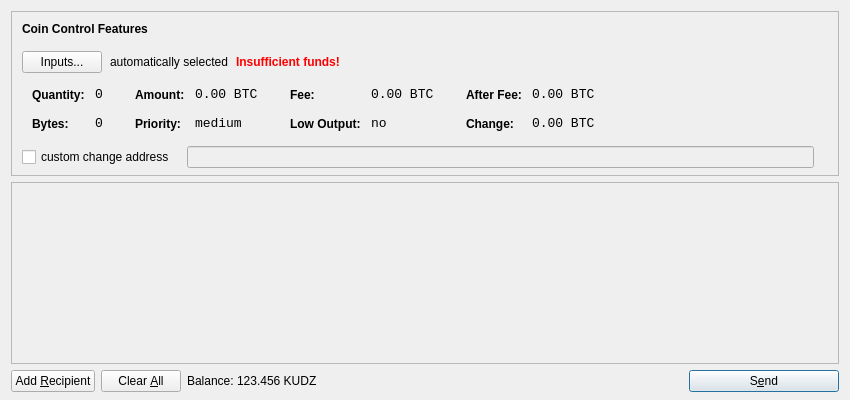
<?xml version="1.0" encoding="UTF-8"?>
<ui version="4.0">
 <class>SendCoinsDialog</class>
 <widget class="QDialog" name="SendCoinsDialog">
  <property name="geometry">
   <rect>
    <x>0</x>
    <y>0</y>
    <width>850</width>
    <height>400</height>
   </rect>
  </property>
  <property name="windowTitle">
   <string>Send Coins</string>
  </property>
  <layout class="QVBoxLayout" name="verticalLayout" stretch="0,1,0">
   <property name="bottomMargin">
    <number>8</number>
   </property>
   <item>
    <widget class="QFrame" name="frameCoinControl">
     <property name="sizePolicy">
      <sizepolicy hsizetype="Expanding" vsizetype="Expanding">
       <horstretch>0</horstretch>
       <verstretch>0</verstretch>
      </sizepolicy>
     </property>
     <property name="maximumSize">
      <size>
       <width>16777215</width>
       <height>16777215</height>
      </size>
     </property>
     <property name="frameShape">
      <enum>QFrame::StyledPanel</enum>
     </property>
     <property name="frameShadow">
      <enum>QFrame::Sunken</enum>
     </property>
     <layout class="QVBoxLayout" name="verticalLayoutCoinControl2">
      <property name="spacing">
       <number>-1</number>
      </property>
      <property name="leftMargin">
       <number>0</number>
      </property>
      <property name="topMargin">
       <number>0</number>
      </property>
      <property name="rightMargin">
       <number>0</number>
      </property>
      <property name="bottomMargin">
       <number>6</number>
      </property>
      <item>
       <layout class="QVBoxLayout" name="verticalLayoutCoinControl" stretch="0,0,0,0,1">
        <property name="spacing">
         <number>0</number>
        </property>
        <property name="leftMargin">
         <number>10</number>
        </property>
        <property name="topMargin">
         <number>10</number>
        </property>
        <item>
         <layout class="QHBoxLayout" name="horizontalLayoutCoinControl1">
          <property name="bottomMargin">
           <number>15</number>
          </property>
          <item>
           <widget class="QLabel" name="labelCoinControlFeatures">
            <property name="sizePolicy">
             <sizepolicy hsizetype="Preferred" vsizetype="Maximum">
              <horstretch>0</horstretch>
              <verstretch>0</verstretch>
             </sizepolicy>
            </property>
            <property name="font">
             <font>
              <weight>75</weight>
              <bold>true</bold>
             </font>
            </property>
            <property name="styleSheet">
             <string notr="true">font-weight:bold;</string>
            </property>
            <property name="text">
             <string>Coin Control Features</string>
            </property>
           </widget>
          </item>
         </layout>
        </item>
        <item>
         <layout class="QHBoxLayout" name="horizontalLayoutCoinControl2" stretch="0,0,0,0">
          <property name="spacing">
           <number>8</number>
          </property>
          <property name="bottomMargin">
           <number>10</number>
          </property>
          <item>
           <widget class="QPushButton" name="pushButtonCoinControl">
            <property name="styleSheet">
             <string notr="true"/>
            </property>
            <property name="text">
             <string>Inputs...</string>
            </property>
           </widget>
          </item>
          <item>
           <widget class="QLabel" name="labelCoinControlAutomaticallySelected">
            <property name="text">
             <string>automatically selected</string>
            </property>
            <property name="margin">
             <number>5</number>
            </property>
           </widget>
          </item>
          <item>
           <widget class="QLabel" name="labelCoinControlInsuffFunds">
            <property name="font">
             <font>
              <weight>75</weight>
              <bold>true</bold>
             </font>
            </property>
            <property name="styleSheet">
             <string notr="true">color:red;font-weight:bold;</string>
            </property>
            <property name="text">
             <string>Insufficient funds!</string>
            </property>
            <property name="margin">
             <number>5</number>
            </property>
           </widget>
          </item>
          <item>
           <spacer name="horizontalSpacerCoinControl">
            <property name="orientation">
             <enum>Qt::Horizontal</enum>
            </property>
            <property name="sizeHint" stdset="0">
             <size>
              <width>40</width>
              <height>1</height>
             </size>
            </property>
           </spacer>
          </item>
         </layout>
        </item>
        <item>
         <widget class="QWidget" name="widgetCoinControl" native="true">
          <property name="sizePolicy">
           <sizepolicy hsizetype="Preferred" vsizetype="Preferred">
            <horstretch>0</horstretch>
            <verstretch>0</verstretch>
           </sizepolicy>
          </property>
          <property name="minimumSize">
           <size>
            <width>0</width>
            <height>0</height>
           </size>
          </property>
          <property name="styleSheet">
           <string notr="true"/>
          </property>
          <layout class="QHBoxLayout" name="horizontalLayoutCoinControl5">
           <property name="margin">
            <number>0</number>
           </property>
           <item>
            <layout class="QHBoxLayout" name="horizontalLayoutCoinControl3" stretch="0,0,0,1">
             <property name="spacing">
              <number>20</number>
             </property>
             <property name="topMargin">
              <number>0</number>
             </property>
             <property name="bottomMargin">
              <number>10</number>
             </property>
             <item>
              <layout class="QFormLayout" name="formLayoutCoinControl1">
               <property name="horizontalSpacing">
                <number>10</number>
               </property>
               <property name="verticalSpacing">
                <number>14</number>
               </property>
               <property name="leftMargin">
                <number>10</number>
               </property>
               <property name="topMargin">
                <number>4</number>
               </property>
               <property name="rightMargin">
                <number>6</number>
               </property>
               <item row="0" column="0">
                <widget class="QLabel" name="labelCoinControlQuantityText">
                 <property name="styleSheet">
                  <string notr="true">font-weight:bold;</string>
                 </property>
                 <property name="text">
                  <string>Quantity:</string>
                 </property>
                 <property name="margin">
                  <number>0</number>
                 </property>
                </widget>
               </item>
               <item row="0" column="1">
                <widget class="QLabel" name="labelCoinControlQuantity">
                 <property name="font">
                  <font>
                   <family>Monospace</family>
                   <pointsize>10</pointsize>
                  </font>
                 </property>
                 <property name="cursor">
                  <cursorShape>IBeamCursor</cursorShape>
                 </property>
                 <property name="contextMenuPolicy">
                  <enum>Qt::ActionsContextMenu</enum>
                 </property>
                 <property name="text">
                  <string notr="true">0</string>
                 </property>
                 <property name="margin">
                  <number>0</number>
                 </property>
                 <property name="textInteractionFlags">
                  <set>Qt::LinksAccessibleByMouse|Qt::TextSelectableByKeyboard|Qt::TextSelectableByMouse</set>
                 </property>
                </widget>
               </item>
               <item row="1" column="0">
                <widget class="QLabel" name="labelCoinControlBytesText">
                 <property name="styleSheet">
                  <string notr="true">font-weight:bold;</string>
                 </property>
                 <property name="text">
                  <string>Bytes:</string>
                 </property>
                </widget>
               </item>
               <item row="1" column="1">
                <widget class="QLabel" name="labelCoinControlBytes">
                 <property name="font">
                  <font>
                   <family>Monospace</family>
                   <pointsize>10</pointsize>
                  </font>
                 </property>
                 <property name="cursor">
                  <cursorShape>IBeamCursor</cursorShape>
                 </property>
                 <property name="contextMenuPolicy">
                  <enum>Qt::ActionsContextMenu</enum>
                 </property>
                 <property name="text">
                  <string notr="true">0</string>
                 </property>
                 <property name="textInteractionFlags">
                  <set>Qt::LinksAccessibleByMouse|Qt::TextSelectableByKeyboard|Qt::TextSelectableByMouse</set>
                 </property>
                </widget>
               </item>
              </layout>
             </item>
             <item>
              <layout class="QFormLayout" name="formLayoutCoinControl2">
               <property name="horizontalSpacing">
                <number>10</number>
               </property>
               <property name="verticalSpacing">
                <number>14</number>
               </property>
               <property name="leftMargin">
                <number>6</number>
               </property>
               <property name="topMargin">
                <number>4</number>
               </property>
               <property name="rightMargin">
                <number>6</number>
               </property>
               <item row="0" column="0">
                <widget class="QLabel" name="labelCoinControlAmountText">
                 <property name="styleSheet">
                  <string notr="true">font-weight:bold;</string>
                 </property>
                 <property name="text">
                  <string>Amount:</string>
                 </property>
                 <property name="margin">
                  <number>0</number>
                 </property>
                </widget>
               </item>
               <item row="0" column="1">
                <widget class="QLabel" name="labelCoinControlAmount">
                 <property name="font">
                  <font>
                   <family>Monospace</family>
                   <pointsize>10</pointsize>
                  </font>
                 </property>
                 <property name="cursor">
                  <cursorShape>IBeamCursor</cursorShape>
                 </property>
                 <property name="contextMenuPolicy">
                  <enum>Qt::ActionsContextMenu</enum>
                 </property>
                 <property name="text">
                  <string notr="true">0.00 BTC</string>
                 </property>
                 <property name="textInteractionFlags">
                  <set>Qt::LinksAccessibleByMouse|Qt::TextSelectableByKeyboard|Qt::TextSelectableByMouse</set>
                 </property>
                </widget>
               </item>
               <item row="1" column="0">
                <widget class="QLabel" name="labelCoinControlPriorityText">
                 <property name="styleSheet">
                  <string notr="true">font-weight:bold;</string>
                 </property>
                 <property name="text">
                  <string>Priority:</string>
                 </property>
                </widget>
               </item>
               <item row="1" column="1">
                <widget class="QLabel" name="labelCoinControlPriority">
                 <property name="font">
                  <font>
                   <family>Monospace</family>
                   <pointsize>10</pointsize>
                  </font>
                 </property>
                 <property name="cursor">
                  <cursorShape>IBeamCursor</cursorShape>
                 </property>
                 <property name="contextMenuPolicy">
                  <enum>Qt::ActionsContextMenu</enum>
                 </property>
                 <property name="text">
                  <string>medium</string>
                 </property>
                 <property name="textInteractionFlags">
                  <set>Qt::LinksAccessibleByMouse|Qt::TextSelectableByKeyboard|Qt::TextSelectableByMouse</set>
                 </property>
                </widget>
               </item>
              </layout>
             </item>
             <item>
              <layout class="QFormLayout" name="formLayoutCoinControl3">
               <property name="horizontalSpacing">
                <number>10</number>
               </property>
               <property name="verticalSpacing">
                <number>14</number>
               </property>
               <property name="leftMargin">
                <number>6</number>
               </property>
               <property name="topMargin">
                <number>4</number>
               </property>
               <property name="rightMargin">
                <number>6</number>
               </property>
               <item row="0" column="0">
                <widget class="QLabel" name="labelCoinControlFeeText">
                 <property name="styleSheet">
                  <string notr="true">font-weight:bold;</string>
                 </property>
                 <property name="text">
                  <string>Fee:</string>
                 </property>
                 <property name="margin">
                  <number>0</number>
                 </property>
                </widget>
               </item>
               <item row="0" column="1">
                <widget class="QLabel" name="labelCoinControlFee">
                 <property name="font">
                  <font>
                   <family>Monospace</family>
                   <pointsize>10</pointsize>
                  </font>
                 </property>
                 <property name="cursor">
                  <cursorShape>IBeamCursor</cursorShape>
                 </property>
                 <property name="contextMenuPolicy">
                  <enum>Qt::ActionsContextMenu</enum>
                 </property>
                 <property name="text">
                  <string notr="true">0.00 BTC</string>
                 </property>
                 <property name="textInteractionFlags">
                  <set>Qt::LinksAccessibleByMouse|Qt::TextSelectableByKeyboard|Qt::TextSelectableByMouse</set>
                 </property>
                </widget>
               </item>
               <item row="1" column="0">
                <widget class="QLabel" name="labelCoinControlLowOutputText">
                 <property name="styleSheet">
                  <string notr="true">font-weight:bold;</string>
                 </property>
                 <property name="text">
                  <string>Low Output:</string>
                 </property>
                </widget>
               </item>
               <item row="1" column="1">
                <widget class="QLabel" name="labelCoinControlLowOutput">
                 <property name="font">
                  <font>
                   <family>Monospace</family>
                   <pointsize>10</pointsize>
                  </font>
                 </property>
                 <property name="cursor">
                  <cursorShape>IBeamCursor</cursorShape>
                 </property>
                 <property name="contextMenuPolicy">
                  <enum>Qt::ActionsContextMenu</enum>
                 </property>
                 <property name="text">
                  <string>no</string>
                 </property>
                 <property name="textInteractionFlags">
                  <set>Qt::LinksAccessibleByMouse|Qt::TextSelectableByKeyboard|Qt::TextSelectableByMouse</set>
                 </property>
                </widget>
               </item>
              </layout>
             </item>
             <item>
              <layout class="QFormLayout" name="formLayoutCoinControl4">
               <property name="horizontalSpacing">
                <number>10</number>
               </property>
               <property name="verticalSpacing">
                <number>14</number>
               </property>
               <property name="leftMargin">
                <number>6</number>
               </property>
               <property name="topMargin">
                <number>4</number>
               </property>
               <property name="rightMargin">
                <number>6</number>
               </property>
               <item row="0" column="0">
                <widget class="QLabel" name="labelCoinControlAfterFeeText">
                 <property name="styleSheet">
                  <string notr="true">font-weight:bold;</string>
                 </property>
                 <property name="text">
                  <string>After Fee:</string>
                 </property>
                 <property name="margin">
                  <number>0</number>
                 </property>
                </widget>
               </item>
               <item row="0" column="1">
                <widget class="QLabel" name="labelCoinControlAfterFee">
                 <property name="font">
                  <font>
                   <family>Monospace</family>
                   <pointsize>10</pointsize>
                  </font>
                 </property>
                 <property name="cursor">
                  <cursorShape>IBeamCursor</cursorShape>
                 </property>
                 <property name="contextMenuPolicy">
                  <enum>Qt::ActionsContextMenu</enum>
                 </property>
                 <property name="text">
                  <string notr="true">0.00 BTC</string>
                 </property>
                 <property name="textInteractionFlags">
                  <set>Qt::LinksAccessibleByMouse|Qt::TextSelectableByKeyboard|Qt::TextSelectableByMouse</set>
                 </property>
                </widget>
               </item>
               <item row="1" column="0">
                <widget class="QLabel" name="labelCoinControlChangeText">
                 <property name="styleSheet">
                  <string notr="true">font-weight:bold;</string>
                 </property>
                 <property name="text">
                  <string>Change:</string>
                 </property>
                </widget>
               </item>
               <item row="1" column="1">
                <widget class="QLabel" name="labelCoinControlChange">
                 <property name="font">
                  <font>
                   <family>Monospace</family>
                   <pointsize>10</pointsize>
                  </font>
                 </property>
                 <property name="cursor">
                  <cursorShape>IBeamCursor</cursorShape>
                 </property>
                 <property name="contextMenuPolicy">
                  <enum>Qt::ActionsContextMenu</enum>
                 </property>
                 <property name="text">
                  <string notr="true">0.00 BTC</string>
                 </property>
                 <property name="textInteractionFlags">
                  <set>Qt::LinksAccessibleByMouse|Qt::TextSelectableByKeyboard|Qt::TextSelectableByMouse</set>
                 </property>
                </widget>
               </item>
              </layout>
             </item>
            </layout>
           </item>
          </layout>
         </widget>
        </item>
        <item>
         <layout class="QHBoxLayout" name="horizontalLayoutCoinControl4" stretch="0,0,0">
          <property name="spacing">
           <number>12</number>
          </property>
          <property name="sizeConstraint">
           <enum>QLayout::SetDefaultConstraint</enum>
          </property>
          <property name="topMargin">
           <number>5</number>
          </property>
          <property name="rightMargin">
           <number>5</number>
          </property>
          <item>
           <widget class="QCheckBox" name="checkBoxCoinControlChange">
            <property name="text">
             <string>custom change address</string>
            </property>
           </widget>
          </item>
          <item>
           <widget class="QLineEdit" name="lineEditCoinControlChange">
            <property name="enabled">
             <bool>false</bool>
            </property>
            <property name="sizePolicy">
             <sizepolicy hsizetype="Expanding" vsizetype="Fixed">
              <horstretch>0</horstretch>
              <verstretch>0</verstretch>
             </sizepolicy>
            </property>
           </widget>
          </item>
          <item>
           <widget class="QLabel" name="labelCoinControlChangeLabel">
            <property name="sizePolicy">
             <sizepolicy hsizetype="Preferred" vsizetype="Expanding">
              <horstretch>0</horstretch>
              <verstretch>0</verstretch>
             </sizepolicy>
            </property>
            <property name="minimumSize">
             <size>
              <width>0</width>
              <height>0</height>
             </size>
            </property>
            <property name="text">
             <string/>
            </property>
            <property name="margin">
             <number>3</number>
            </property>
           </widget>
          </item>
         </layout>
        </item>
        <item>
         <spacer name="verticalSpacerCoinControl">
          <property name="orientation">
           <enum>Qt::Vertical</enum>
          </property>
          <property name="sizeHint" stdset="0">
           <size>
            <width>800</width>
            <height>1</height>
           </size>
          </property>
         </spacer>
        </item>
       </layout>
      </item>
     </layout>
    </widget>
   </item>
   <item>
    <widget class="QScrollArea" name="scrollArea">
     <property name="widgetResizable">
      <bool>true</bool>
     </property>
     <widget class="QWidget" name="scrollAreaWidgetContents">
      <property name="geometry">
       <rect>
        <x>0</x>
        <y>0</y>
        <width>830</width>
        <height>165</height>
       </rect>
      </property>
      <layout class="QVBoxLayout" name="verticalLayout_2">
       <property name="margin">
        <number>0</number>
       </property>
       <item>
        <layout class="QVBoxLayout" name="entries">
         <property name="spacing">
          <number>6</number>
         </property>
        </layout>
       </item>
       <item>
        <spacer name="verticalSpacer">
         <property name="orientation">
          <enum>Qt::Vertical</enum>
         </property>
         <property name="sizeHint" stdset="0">
          <size>
           <width>20</width>
           <height>40</height>
          </size>
         </property>
        </spacer>
       </item>
      </layout>
     </widget>
    </widget>
   </item>
   <item>
    <layout class="QHBoxLayout" name="horizontalLayout">
     <item>
      <widget class="QPushButton" name="addButton">
       <property name="toolTip">
        <string>Send to multiple recipients at once</string>
       </property>
       <property name="text">
        <string>Add &amp;Recipient</string>
       </property>
       <property name="icon">
        <iconset resource="../bitcoin.qrc">
         <normaloff>:/icons/add</normaloff>:/icons/add</iconset>
       </property>
       <property name="autoDefault">
        <bool>false</bool>
       </property>
      </widget>
     </item>
     <item>
      <widget class="QPushButton" name="clearButton">
       <property name="sizePolicy">
        <sizepolicy hsizetype="Minimum" vsizetype="Fixed">
         <horstretch>0</horstretch>
         <verstretch>0</verstretch>
        </sizepolicy>
       </property>
       <property name="toolTip">
        <string>Remove all transaction fields</string>
       </property>
       <property name="text">
        <string>Clear &amp;All</string>
       </property>
       <property name="icon">
        <iconset resource="../bitcoin.qrc">
         <normaloff>:/icons/remove</normaloff>:/icons/remove</iconset>
       </property>
       <property name="autoRepeatDelay">
        <number>300</number>
       </property>
       <property name="autoDefault">
        <bool>false</bool>
       </property>
      </widget>
     </item>
     <item>
      <layout class="QHBoxLayout" name="horizontalLayout_2">
       <property name="spacing">
        <number>3</number>
       </property>
       <item>
        <widget class="QLabel" name="label">
         <property name="text">
          <string>Balance:</string>
         </property>
        </widget>
       </item>
       <item>
        <widget class="QLabel" name="labelBalance">
         <property name="cursor">
          <cursorShape>IBeamCursor</cursorShape>
         </property>
         <property name="text">
          <string>123.456 KUDZ</string>
         </property>
         <property name="textInteractionFlags">
          <set>Qt::LinksAccessibleByMouse|Qt::TextSelectableByKeyboard|Qt::TextSelectableByMouse</set>
         </property>
        </widget>
       </item>
      </layout>
     </item>
     <item>
      <spacer name="horizontalSpacer">
       <property name="orientation">
        <enum>Qt::Horizontal</enum>
       </property>
       <property name="sizeHint" stdset="0">
        <size>
         <width>40</width>
         <height>20</height>
        </size>
       </property>
      </spacer>
     </item>
     <item>
      <widget class="QPushButton" name="sendButton">
       <property name="minimumSize">
        <size>
         <width>150</width>
         <height>0</height>
        </size>
       </property>
       <property name="toolTip">
        <string>Confirm the send action</string>
       </property>
       <property name="text">
        <string>S&amp;end</string>
       </property>
       <property name="icon">
        <iconset resource="../bitcoin.qrc">
         <normaloff>:/icons/send</normaloff>:/icons/send</iconset>
       </property>
       <property name="default">
        <bool>true</bool>
       </property>
      </widget>
     </item>
    </layout>
   </item>
  </layout>
 </widget>
 <resources>
  <include location="../bitcoin.qrc"/>
 </resources>
 <connections/>
</ui>
